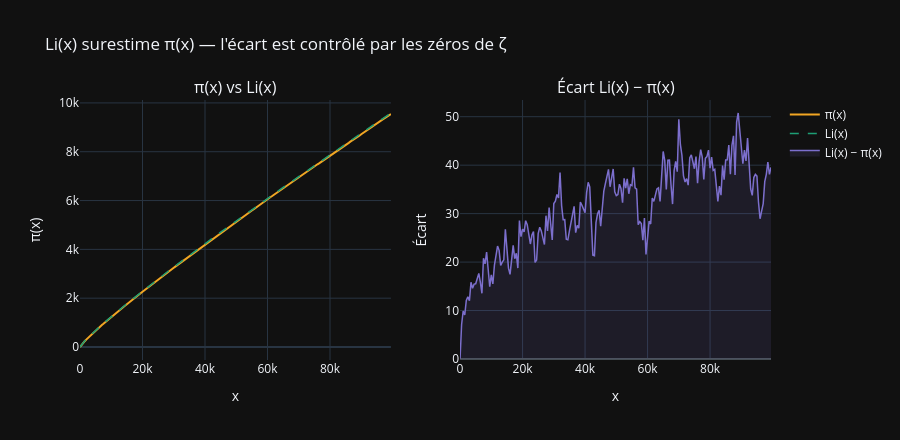

The notebook cell saved with this chart:
### Code cell
x_vals     = list(range(2, 100_000, 500))
pi_exact_l = [int(mpmath.primepi(x)) for x in x_vals]
li_vals    = [float(mpmath.li(x)) for x in x_vals]
ecart      = [l - p for l, p in zip(li_vals, pi_exact_l)]

fig = make_subplots(rows=1, cols=2,
    subplot_titles=("π(x) vs Li(x)", "Écart Li(x) − π(x)"))

fig.add_trace(go.Scatter(x=x_vals, y=pi_exact_l, name="π(x)",
    line=dict(color=COLOR_ACCENT, width=2)), row=1, col=1)
fig.add_trace(go.Scatter(x=x_vals, y=li_vals, name="Li(x)",
    line=dict(color=COLOR_TEAL, width=1.5, dash="dash")), row=1, col=1)

fig.add_trace(go.Scatter(x=x_vals, y=ecart, name="Li(x) − π(x)",
    line=dict(color=COLOR_MAIN, width=1.5),
    fill="tozeroy", fillcolor="rgba(124,111,205,0.12)"), row=1, col=2)
fig.add_hline(y=0, line_color=COLOR_MUTED, opacity=0.3, row=1, col=2)

fig.update_layout(template=TEMPLATE, height=440,
    title="Li(x) surestime π(x) — l'écart est contrôlé par les zéros de ζ",
    hovermode="x unified")
fig.update_xaxes(title_text="x")
fig.update_yaxes(title_text="π(x)", row=1, col=1)
fig.update_yaxes(title_text="Écart", row=1, col=2)
fig.show()

print(f"Écart moyen Li(x) − π(x) : {np.mean(ecart):.2f}")
print(f"Écart max                 : {max(ecart):.2f}")

### Figure 1 — Plotly figure (JSON) as saved in the notebook; plotly's stock layout.template omitted (floating-point values rounded to 4 significant figures; data arrays with more than 128 entries replaced by an {"elided": "..."} marker saying what was removed)
{"data": [{"line": {"color": "#F2A623", "width": 2}, "name": "π(x)", "type": "scatter", "x": {"elided": "200 int values"}, "xaxis": "x", "y": {"elided": "200 int values"}, "yaxis": "y"}, {"line": {"color": "#1D9E75", "dash": "dash", "width": 1.5}, "name": "Li(x)", "type": "scatter", "x": {"elided": "200 int values"}, "xaxis": "x", "y": {"elided": "200 float values"}, "yaxis": "y"}, {"fill": "tozeroy", "fillcolor": "rgba(124,111,205,0.12)", "line": {"color": "#7C6FCD", "width": 1.5}, "name": "Li(x) − π(x)", "type": "scatter", "x": {"elided": "200 int values"}, "xaxis": "x2", "y": {"elided": "200 float values"}, "yaxis": "y2"}], "layout": {"annotations": [{"font": {"size": 16}, "showarrow": false, "text": "π(x) vs Li(x)", "x": 0.225, "xanchor": "center", "xref": "paper", "y": 1, "yanchor": "bottom", "yref": "paper"}, {"font": {"size": 16}, "showarrow": false, "text": "Écart Li(x) − π(x)", "x": 0.775, "xanchor": "center", "xref": "paper", "y": 1, "yanchor": "bottom", "yref": "paper"}], "height": 440, "hovermode": "x unified", "shapes": [{"line": {"color": "#888780"}, "opacity": 0.3, "type": "line", "x0": 0, "x1": 1, "xref": "x2 domain", "y0": 0, "y1": 0, "yref": "y2"}], "title": {"text": "Li(x) surestime π(x) — l'écart est contrôlé par les zéros de ζ"}, "xaxis": {"anchor": "y", "domain": [0, 0.45], "title": {"text": "x"}}, "xaxis2": {"anchor": "y2", "domain": [0.55, 1], "title": {"text": "x"}}, "yaxis": {"anchor": "x", "domain": [0, 1], "title": {"text": "π(x)"}}, "yaxis2": {"anchor": "x2", "domain": [0, 1], "title": {"text": "Écart"}}}}
